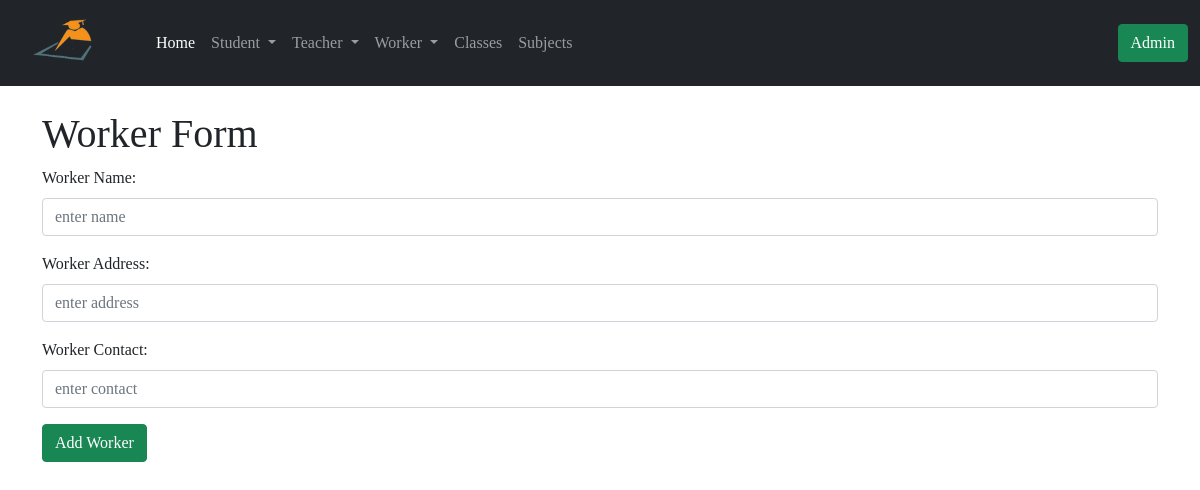
The app's page /update_worker/1, older data.
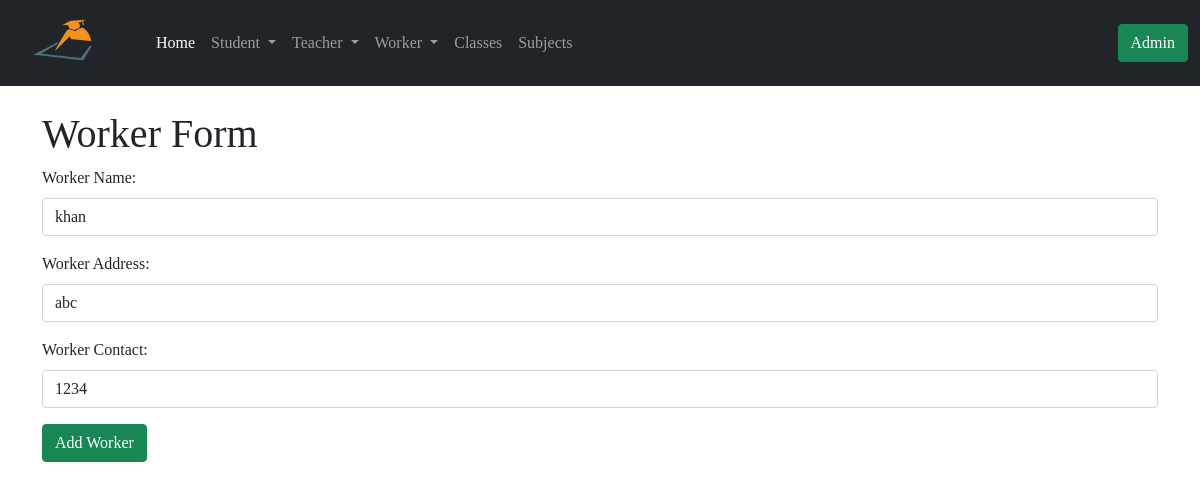
The same page, newer data.
### app/models.py (models this page shows, shortened)
class Worker(db.Model):
    __searchable__ = ['worker_name', 'worker_address']
    id = db.Column(db.Integer, primary_key=True)
    worker_name = db.Column(db.String(64), index=True)
    worker_address = db.Column(db.String(128), index=True)
    worker_contact = db.Column(db.String(64), index=True)
    join_date = db.Column(db.DateTime, default=datetime.utcnow())
    admin_id = db.Column(db.Integer, db.ForeignKey('admin.id'))

### app/routes.py (the view, shortened to what this page needs)
@app.route('/update_worker/<id>', methods=['GET', 'POST'])
def update_worker(id):
    worker = Worker.query.filter_by(id=id).first()
    return render_template('worker.html', title='Worker', worker=worker)

### app/templates/worker.html
{% extends 'base.html' %}
{% block content %}
<div class="container mt-4">
<h1>Worker Form</h1>
<form method="POST">
    <div class="mb-3">
      <label for="Inputname" class="form-label">Worker Name:</label>
      <input type="text" class="form-control" name="worker_name" value="{{worker.worker_name}}" id="Inputname" placeholder="enter name" required>
    </div>
    <div class="mb-3">
        <label for="Inputaddress" class="form-label">Worker Address:</label>
        <input type="text" class="form-control" name="worker_address" value="{{worker.worker_address}}" id="Inputaddress" placeholder="enter address" required>
    </div>
    <div class="mb-3">
        <label for="Inputcontact" class="form-label">Worker Contact:</label>
        <input type="tel" class="form-control" name="worker_contact" value="{{worker.worker_contact}}" id="Inputcontact" placeholder="enter contact" required>
    </div>
    <button type="submit" class="btn btn-success">Add Worker</button>
  </form>
</div>
{% endblock %}

Row changes from the older to the newer data that the page shows:
added Worker: worker_name "khan", worker_address "abc", worker_contact "1234"
